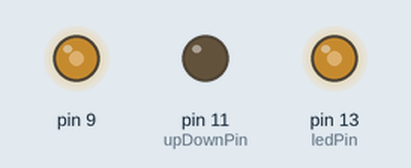
The sketch below on a simulated Arduino Uno, built with avr-gcc and run on an emulated ATmega328P. Parts: output pins drawn as LEDs (lit = HIGH). Pins used as bus, display or sensor lines are not drawn.

Above: at 0.15 s.
At 10.06 s:
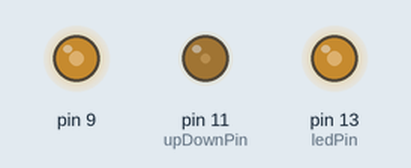
Timing chart, 0 to 9.9 s (numbered marks = the images above):
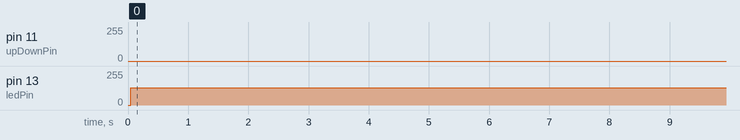

Measured:
- by itself, pin 13 (ledPin): 0/255 → 128/255 at 0.05 s

The sketch:

resolver.ino
```cpp
#include <TimerOne.h>


int ledPin = 13;


int leftRightPin = 10;
int upDownPin = 11;

void setup()
{
  Serial.begin(9600);


  // setup 400 Hz timer
  pinMode(ledPin,OUTPUT);
  Timer1.initialize(1250);
  Timer1.pwm(9,512);
  Timer1.attachInterrupt(callback);


  // setup deviation pwm
  pinMode(leftRightPin,OUTPUT);
  pinMode(upDownPin,OUTPUT);

}


void callback()
{
  static int counter;

  ++counter;
   digitalWrite(ledPin,digitalRead(ledPin)^1);

   analogWrite(leftRightPin,counter);
   analogWrite(upDownPin,counter);
}

void loop()
{


}
```
